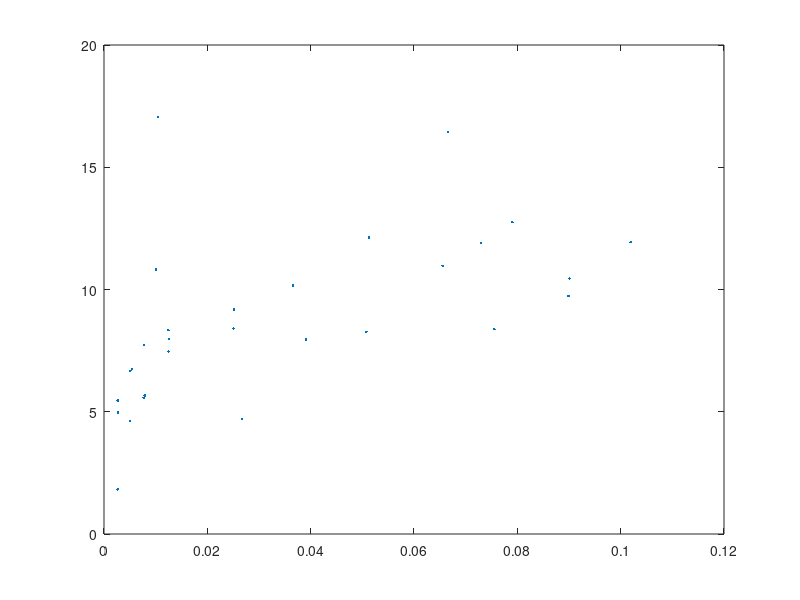

Source code (MATLAB):
load('surf');
j=1;
for i=1:length(surfaces.results)
   if surfaces.results(i)>0
      thickness(j)=max(surfaces.array(i).Hs);
      result(j)=surfaces.results(i);
      j=j+1;
   end 
end
figure;
plot(thickness,log(result),'.');